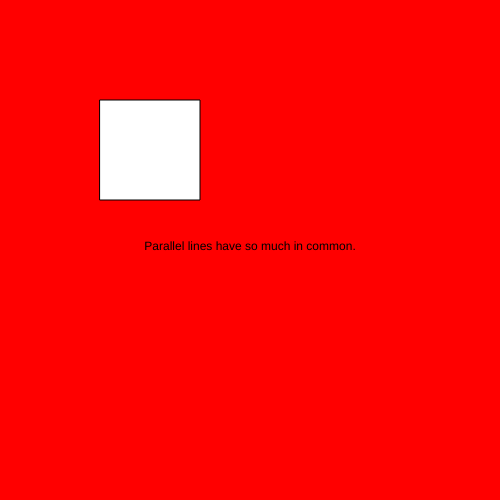
Frame 1 (no input)
Frame 60 (no input): identical to frame 1, image omitted
Frame 120 (the mouse pressed at the canvas centre since frame 60): identical to frame 1, image omitted

The p5.js sketch that drew this single still picture (run headless with seeded random() and noise() and a simulated clock; from frame 60 on, the mouse is pressed at the canvas centre):

// p5.js sketch
// ── sketch.js
let state = 0;
let timer = 0;
function setup(){
  createCanvas(500,500);
  textAlign(CENTER);
}

function draw() {
switch (state) {
  case 0:
    background("red");
    text("Parallel lines have so much in common.", width / 2, height /2);
    break;

    case 1:
      background("blue");
      text("It's a shame they'll never meet", width / 2, height /2);
}
rect(100, 100, 100, 100);
}

function mouseReleased(){
  
  if(mouseX > 100 && mouseX < 200 && mouseY > 100 && mouseY < 200)
  state++ ;
  if (state > 1) state =0;


}
